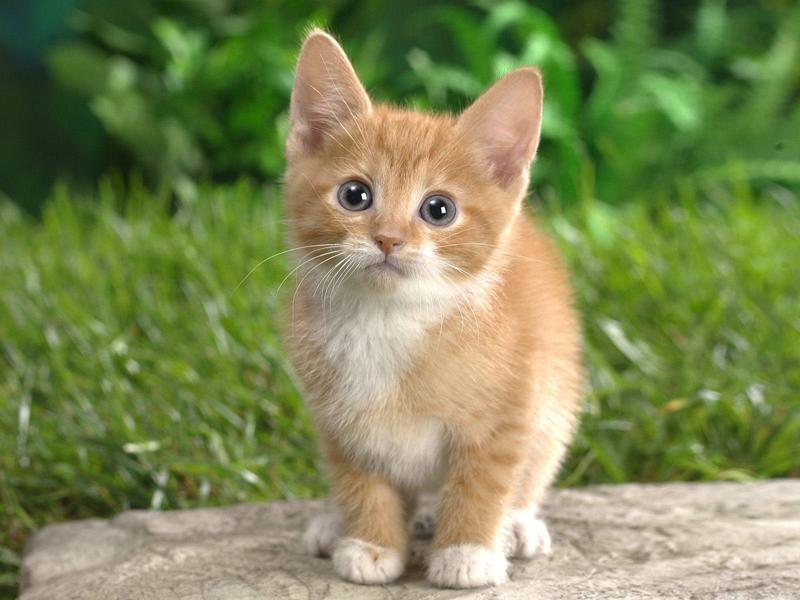
#> input picture assignment1/cat1.jpg, 800 x 600 px, found by its file name
$ jupyter execute 'AdemMavanacı_152120191040_HW1.ipynb'
#> lines starting #> are read from the running program, lines starting #| are printed output that depends on the picture; after the words box and inside, x2 and y2 are one past the last pixel; in counts of white or black regions, pixels touching at a corner belong together
[cell 1]
import cv2
import numpy as np
import matplotlib.pyplot as plt

# Resmi yükle
image = cv2.imread('/content/cat1.jpg')
#> image is the input picture: shape (600, 800, 3); mean B, G, R 85.7, 136, 125.8

# Orijinal resmi %50 boyutunda küçült
resized_image = cv2.resize(image, (0, 0), fx=0.5, fy=0.5)

# Küçültülmüş resmi farklı renk uzaylarına dönüştür
hsv_image = cv2.cvtColor(resized_image, cv2.COLOR_BGR2HSV)  # HSV'ye çevir
#> hsv_image: shape (300, 400, 3); mean H, S, V 34.4, 116.4, 144.9
lab_image = cv2.cvtColor(resized_image, cv2.COLOR_BGR2Lab)  # Lab'a çevir
#> lab_image: shape (300, 400, 3); mean of channels 0, 1, 2 139.3, 115.9, 153.9

### Maskelenmiş görüntüleri oluştur ve renk tonlarını ekle

# 1. Orijinal (Sol Üst) - Sadece küçültülmüş orijinal resmi göster
original_image = resized_image.copy()

# 2. HSV Maskesi - V (Value) kanalını göster, mavi ton ekle
hsv_masked = np.zeros_like(resized_image)  # Boş bir maske oluştur
hsv_masked[:, :, 2] = hsv_image[:, :, 2]  # V (Parlaklık) kanalını al
#> hsv_masked: shape (300, 400, 3); mean H, S, V 0, 0, 144.9
hsv_masked[:, :, 0] = 255  # Mavi ton eklemek için Blue kanalını artır
#> hsv_masked: shape (300, 400, 3); mean H, S, V 255, 0, 144.9
# Maskelenmiş HSV'yi BGR olarak birleştir
hsv_masked_bgr = cv2.merge([np.zeros_like(hsv_masked[:, :, 0]), np.zeros_like(hsv_masked[:, :, 0]), hsv_masked[:, :, 2]])

# 3. Lab Maskesi - L (Lightness) kanalını göster, kırmızı ton ekle
lab_masked = np.zeros_like(resized_image)  # Boş bir maske oluştur
lab_masked[:, :, 0] = lab_image[:, :, 0]  # L (Parlaklık) kanalını al
#> lab_masked: shape (300, 400, 3); mean of channels 0, 1, 2 139.3, 0, 0
# Maskelenmiş Lab'ı BGR olarak kırmızı ton ekleyerek birleştir
lab_masked_bgr = cv2.merge([lab_masked[:, :, 0], np.zeros_like(lab_masked[:, :, 0]), np.zeros_like(lab_masked[:, :, 0])])

# 4. RGB'deki Mavi Kanal (Sağ Alt) - Sadece Mavi kanalı göster
rgb_masked = np.zeros_like(resized_image)  # Boş bir maske oluştur
rgb_masked[:, :, 0] = resized_image[:, :, 0]  # Sadece Mavi kanalını al
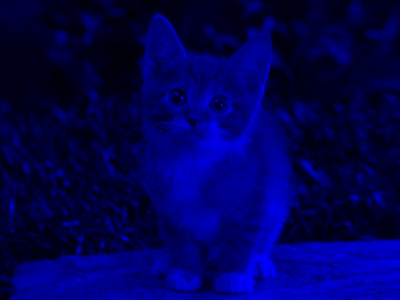
#> rgb_masked: shape (300, 400, 3); mean B, G, R 85.9, 0, 0

### Görüntüleri birleştir

# Üst sırayı birleştir:
top_row = np.hstack((original_image,lab_masked_bgr ))
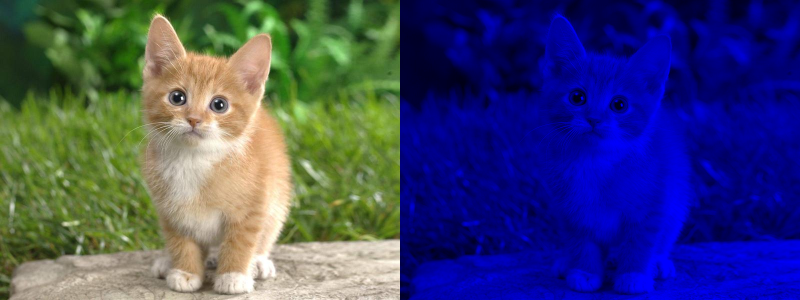
#> top_row: shape (300, 800, 3); mean B, G, R 112.6, 68.1, 63

# Alt sırayı birleştir:
bottom_row = np.hstack((hsv_masked_bgr , rgb_masked))
#> bottom_row: shape (300, 800, 3); mean H, S, V 42.9, 0, 72.4

# İki sırayı birleştir ve son görüntüyü oluştur
final_image = np.vstack((top_row, bottom_row))
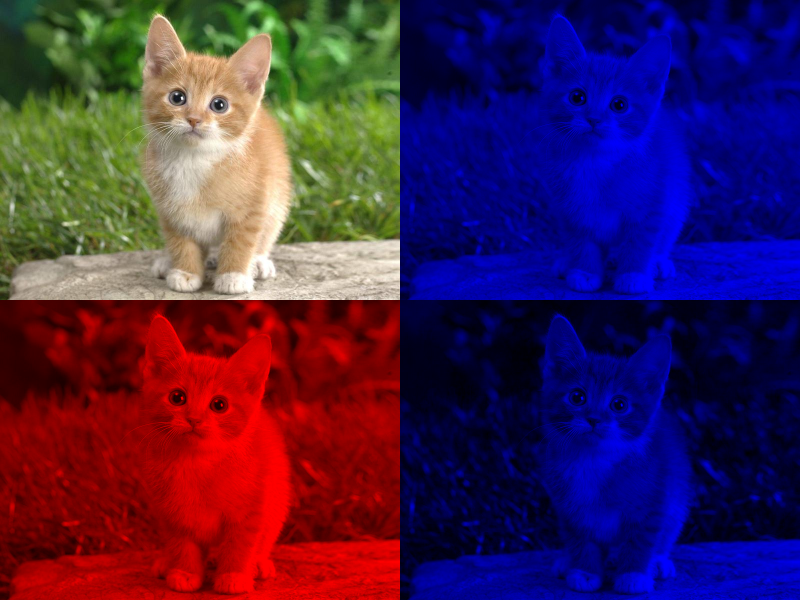
#> final_image: shape (600, 800, 3); mean B, G, R 77.8, 34, 67.7

# Son görüntüyü göster
plt.imshow(cv2.cvtColor(final_image, cv2.COLOR_BGR2RGB))  # Görüntüyü BGR'den RGB'ye çevirip göster
plt.axis('off')  # Eksenleri kapat
plt.show()  # Görüntüyü göster

[cell 2]
import cv2
import numpy as np
import matplotlib.pyplot as plt

# Resmi yükle
image = cv2.imread('/content/cat1.jpg')

### 1. Resmi yatayda çevirme
flipped_image = cv2.flip(image, 1)  # 1 -> Yatayda çevirir
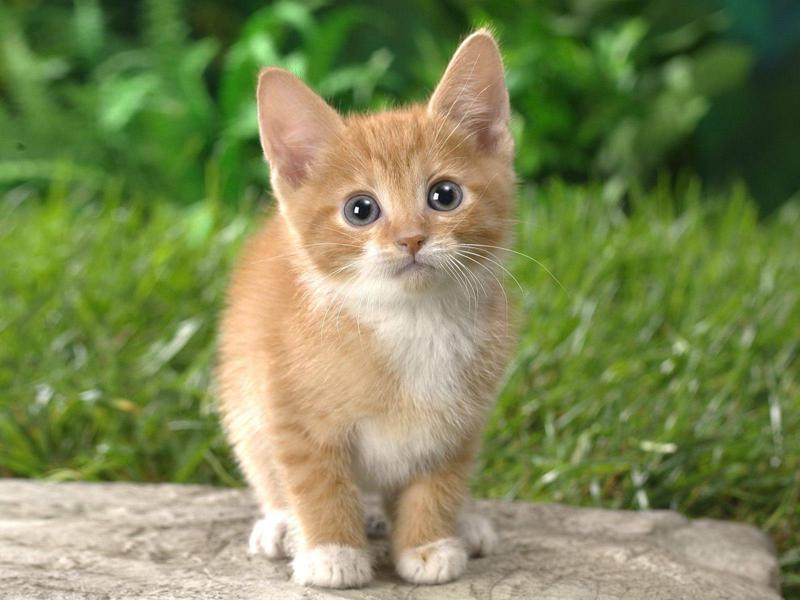
#> flipped_image: shape (600, 800, 3); mean B, G, R 85.7, 136, 125.8

### 2. Resmi 90 derece döndürme
rotated_90_image = cv2.rotate(image, cv2.ROTATE_90_CLOCKWISE)
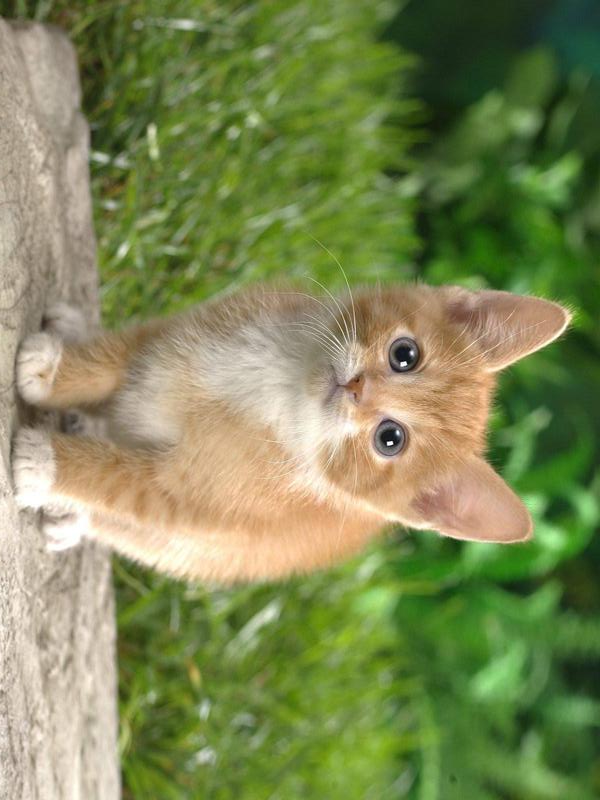
#> rotated_90_image: shape (800, 600, 3); mean B, G, R 85.7, 136, 125.8

### 3. Resmi 45 derece döndürme (Affine Transformation ile yapılır)
(h, w) = image.shape[:2]  # Resmin yüksekliği ve genişliği
#> h = 600; w = 800
center = (w // 2, h // 2)  # Dönüş merkezi resmin ortası
#> center = (400, 300)
M = cv2.getRotationMatrix2D(center, 45, 1.0)  # 45 derece döndürme matrisi
rotated_45_image = cv2.warpAffine(image, M, (w, h))
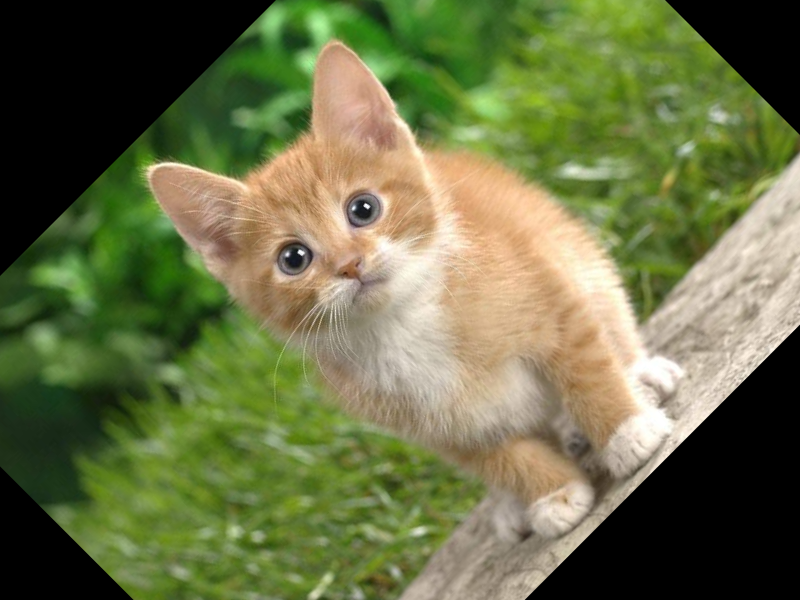
#> rotated_45_image: shape (600, 800, 3); mean B, G, R 70.2, 111.7, 105.5

### 4. Rastgele bir 100x100 bölgesini sıfır yapma
image_with_zeros = image.copy()  # Orijinal resmi kopyala
# 100x100'luk bölgenin başlangıç koordinatlarını rastgele seç
random_x = np.random.randint(0, w - 100)
#> random_x = 684
random_y = np.random.randint(0, h - 100)
#> random_y = 47
# Bu bölgeyi sıfırla (siyah yap)
image_with_zeros[random_y:random_y+100, random_x:random_x+100] = 0
#> image_with_zeros: shape (600, 800, 3); 2.08% of pixels changed, all inside (x1, y1, x2, y2) = (684, 47, 784, 147)

### Sonuçları gösterme
fig, ax = plt.subplots(2, 2, figsize=(10, 10))

ax[0, 0].imshow(cv2.cvtColor(flipped_image, cv2.COLOR_BGR2RGB))
ax[0, 0].set_title('Yatayda Çevrilmiş Resim')
ax[0, 0].axis('off')

ax[0, 1].imshow(cv2.cvtColor(rotated_90_image, cv2.COLOR_BGR2RGB))
ax[0, 1].set_title('90 Derece Döndürülmüş Resim')
ax[0, 1].axis('off')

ax[1, 0].imshow(cv2.cvtColor(rotated_45_image, cv2.COLOR_BGR2RGB))
ax[1, 0].set_title('45 Derece Döndürülmüş Resim')
ax[1, 0].axis('off')

ax[1, 1].imshow(cv2.cvtColor(image_with_zeros, cv2.COLOR_BGR2RGB))
ax[1, 1].set_title('100x100 Bölge Sıfırlanmış Resim')
ax[1, 1].axis('off')

plt.show()
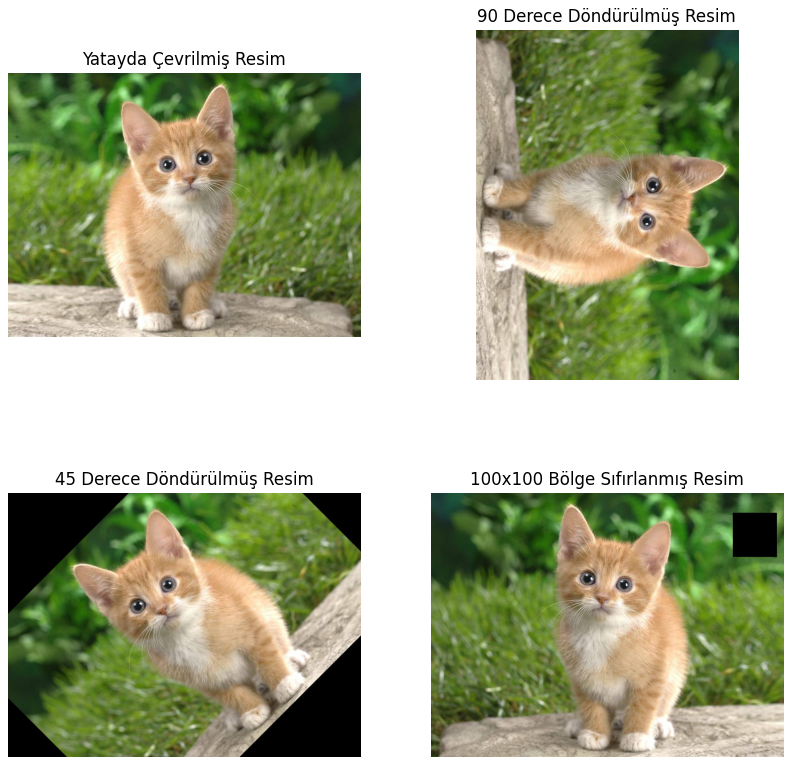
#> figure drawn by matplotlib, 4 panels

[cell 3]
import cv2
import numpy as np
from google.colab.patches import cv2_imshow  # Colab için özel gösterim fonksiyonu

# Resmi yükle
image = cv2.imread('/content/red_x.png')
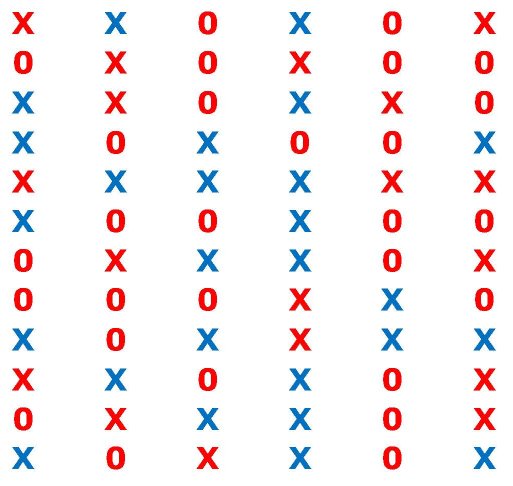
#> input picture assignment1/red_x.png, 1026 x 972 px, found by its file name (shown at 1/2 size)
#> image is the input picture: shape (972, 1026, 3); mean B, G, R 240.2, 238.4, 246.7

# Adım 1: Resmi HSV renk uzayına dönüştür
hsv_image = cv2.cvtColor(image, cv2.COLOR_BGR2HSV)
#> hsv_image: shape (972, 1026, 3); mean H, S, V 17, 19.8, 251.9

# Adım 2: Mavi renk aralığını tanımla (HSV renk uzayında)
lower_blue = np.array([100, 150, 50])
upper_blue = np.array([140, 255, 255])

# Adım 3: Mavi renklerin beyaz, geri kalanların siyah olduğu bir maske oluştur
mask = cv2.inRange(hsv_image, lower_blue, upper_blue)
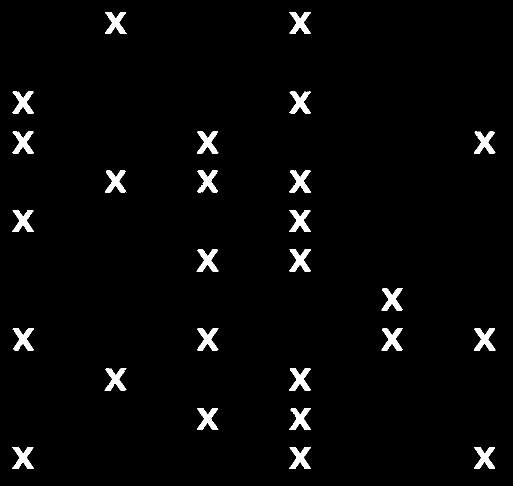
#> mask: shape (972, 1026) (shown at 1/2 size); 2.6% white; 29 white regions (3 under 20 px), largest, box (x1, y1, x2, y2) and area: (578, 737, 622, 781) 1008, (25, 420, 68, 464) 1007, (578, 420, 622, 464) 1007

# Adım 4: Morfolojik işlemlerle maskeyi temizle
kernel = np.ones((3, 3), np.uint8)
mask_cleaned = cv2.morphologyEx(mask, cv2.MORPH_CLOSE, kernel)  # Boşlukları doldur
#> mask_cleaned: shape (972, 1026); 2.6% white; 26 white regions, largest, box (x1, y1, x2, y2) and area: (578, 737, 622, 781) 1014, (25, 420, 68, 464) 1013, (578, 420, 622, 464) 1013
mask_cleaned = cv2.morphologyEx(mask_cleaned, cv2.MORPH_OPEN, kernel)  # Gürültüleri temizle
#> mask_cleaned: shape (972, 1026); 2.6% white; 26 white regions

# Adım 5: Maskelenmiş alanda konturları bul
contours, _ = cv2.findContours(mask_cleaned, cv2.RETR_EXTERNAL, cv2.CHAIN_APPROX_SIMPLE)
#> contours = 26 contours; largest, box (x1, y1, x2, y2) and area: (948, 894, 990, 938) 919, (579, 737, 621, 781) 918, (579, 499, 621, 543) 918, (948, 657, 990, 701) 917, (25, 420, 67, 464) 914

# Adım 6: Geçerli mavi 'X' şekillerini filtrele ve say
x_count = 0
for contour in contours:
    # Alan filtresi ile 'X' şekillerini seç
    area = cv2.contourArea(contour)
    if 100 < area < 1000:  # Bu eşikleri resme göre ayarlamalıyız
        x_count += 1
#> this loop made 26 passes
#> area on passes 1 to 12: 919, 913, 912, 899, 911, 918.5, 896.5, 917, 906.5, 907.5, 906, 906.5
#> after the loop, x_count = 26

# Mavi 'X' şekillerinin sayısını yazdır
print(f"Number of blue 'X' shapes: {x_count}")
#| Number of blue 'X' shapes: 26

# İsteğe bağlı: Tespit edilen X şekillerinin etrafına kontur çiz
output_image = image.copy()
cv2.drawContours(output_image, contours, -1, (0, 255, 0), 2)  # Yeşil konturlar
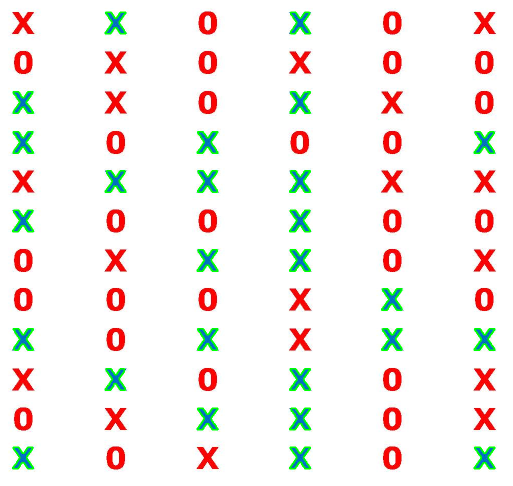
#> output_image: shape (972, 1026, 3) (shown at 1/2 size); 1.84% of pixels changed, all inside (x1, y1, x2, y2) = (24, 23, 991, 939)

# Sonucu göster (cv2.imshow yerine cv2_imshow kullanıyoruz)
cv2_imshow(output_image)
